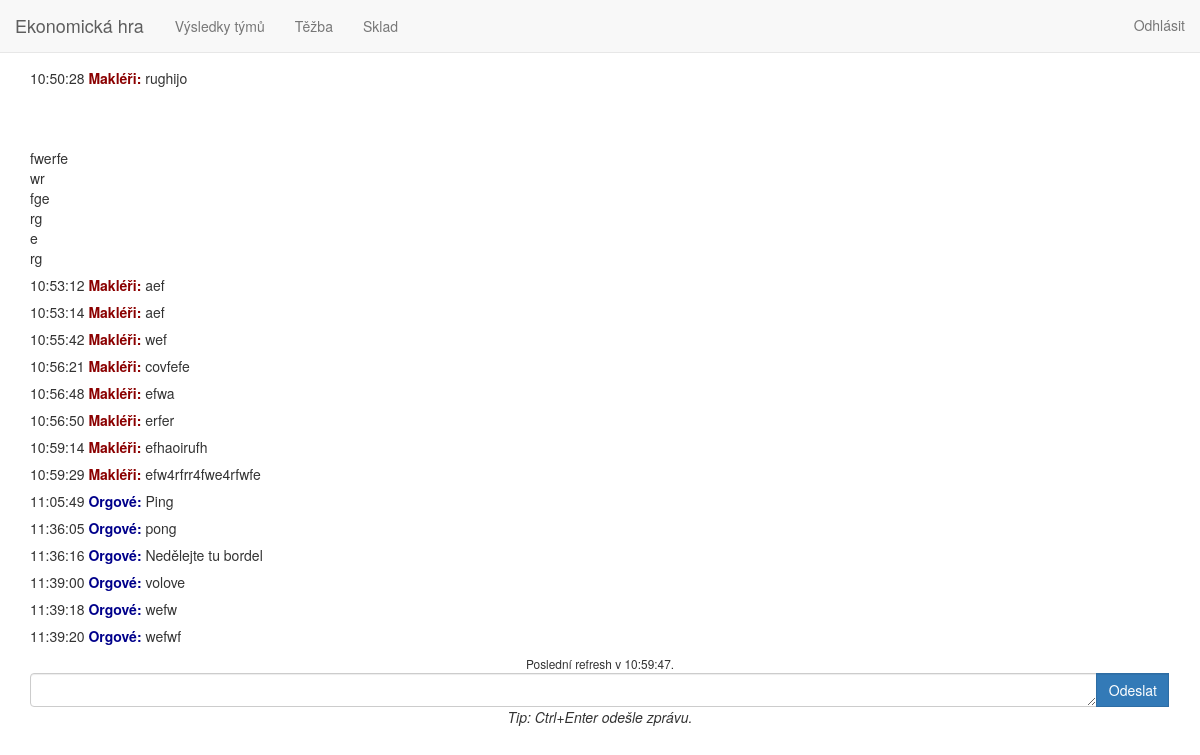
Page /channel/50 (signed in) on the committed database.
### team/models.py (models this page shows, shortened)
class Player(models.Model):
    TOKEN_LEN = 10
    login_token = models.CharField(max_length=TOKEN_LEN)
    user = models.OneToOneField(User)
    team = models.ForeignKey(Team, on_delete=models.CASCADE, null=True, blank=True)
    name = models.TextField()
    instr = models.TextField()

### chat/models.py (models this page shows)
class Message(models.Model):
    channel = models.ForeignKey(Channel, on_delete=models.PROTECT)
    author = models.ForeignKey(Player, on_delete=models.PROTECT)
    posted = models.DateTimeField()
    visible = models.DateTimeField()
    content = models.TextField()
    class Meta:
        ordering = ['posted']
    def is_visible(self):
        return self.visible <= timezone.now()

### chat/views.py (the view, shortened to what this page needs)
# urls.py: url(r'^channel/([0-9]+)$', ChannelView.as_view(), name='channel'),
class ChannelView(ChannelMixin, FormView):
    form_class = PostMessageForm
    template_name = 'channel.html'

### chat/views.py
class PostMessageForm(Form):
    content = CharField(widget=Textarea, label=None)

### chat/models.py (called while the page is built)
    def get_next_refresh_time(self) -> timedelta:
        try:
            first_msg = self.message_set.filter(visible__gt=timezone.now())[0]
            to_first_msg = first_msg.visible - timezone.now()
            return min(to_first_msg, Channel.MAX_REFRESH_PERIOD)
        except IndexError:
            return Channel.MAX_REFRESH_PERIOD

    def get_visible_messages(self, for_player):
        return self.message_set.filter(Q(visible__lte=timezone.now()) | Q(author=for_player))

### chat/views.py (called while the page is built)
    def get_channel(self) -> Channel:
        c = get_object_or_404(Channel, id=self.args[0])
        if not self.request.player in c.players.all() and not self.request.user.has_perm('channel', 'view_all'):
            raise PermissionDenied("You're not a member of this channel.")
        return c

    def get_messages(self, **kwargs):
        return [{
            'author': m.author,
            'posted': m.posted,
            'hidden': not m.is_visible(),
            'myself': m.author == self.request.player,
            'content': m.content,
        } for m in self.get_channel().get_visible_messages(self.request.player)]

    def get_context_data(self, **kwargs):
        context = super(ChannelMixin, self).get_context_data(**kwargs)
        context['visible_messages'] = self.get_messages()
        context['refresh_after'] = self.get_refresh_sec()
        return context

    def get_refresh_sec(self):
        return int(self.get_channel().get_next_refresh_time().total_seconds())

### templates/channel.html (shortened to what this page needs)
{% extends "base.html" %}
{% load bootstrap %}
{% block content %}
<div class="messenger" id="messenger">
    {% include 'bits/channel.html' %}
</div>
<form method="post" role="form" id="id_form">
    <div class="input-group">
        <textarea name="content" id="id_content" rows="1" class="form-control" autofocus></textarea>
        <span class="input-group-btn">
            <button type="submit" class="btn btn-primary center-block form-control">Odeslat</button>
        </span>
    </div>
</form>
<div class="text-center"><em>Tip: Ctrl+Enter odešle zprávu.</em></div>
{% endblock %}

### templates/bits/channel.html
{% for message in visible_messages %}
    <div class="message{% if message.hidden %} message-hidden{% endif %}">
        <span class="time">{{ message.posted|date:"H:i:s" }}</span>
        <span class="author{% if message.myself %} myself{% endif %}">{{ message.author.name }}:</span>
        <span class="content">{{ message.content|linebreaksbr }}</span>
    </div>
{% endfor %}
<div class="text-center" id="anchor-chat-end">
    <small>Poslední refresh v {% now 'H:i:s' %}.</small>
</div>

### static/css/main.css (style rules this page uses)
.messenger .message { margin-bottom: .5em; }
.messenger .author { font-weight: bold; color: darkred; }
.messenger .author.myself { color: darkblue; }
#messenger { max-height: 600px; overflow-y: auto; }

### rows in the picture
Player: posted "10:50:28", author.name "Makléři", content "rughijo fwerfe wr fge rg e rg", posted "10:53:12", content "aef", posted "10:53:14", posted "10:55:42", content "wef", posted "10:56:21", content "covfefe", posted "10:56:48", content "efwa", posted "10:56:50", content "erfer", posted "10:59:14", content "efhaoirufh", posted "10:59:29", content "efw4rfrr4fwe4rfwfe"
Player: posted "11:05:49", author.name "Orgové", content "Ping", posted "11:36:05", content "pong", posted "11:36:16", content "Nedělejte tu bordel", posted "11:39:00", content "volove", posted "11:39:18", content "wefw", posted "11:39:20", content "wefwf"
